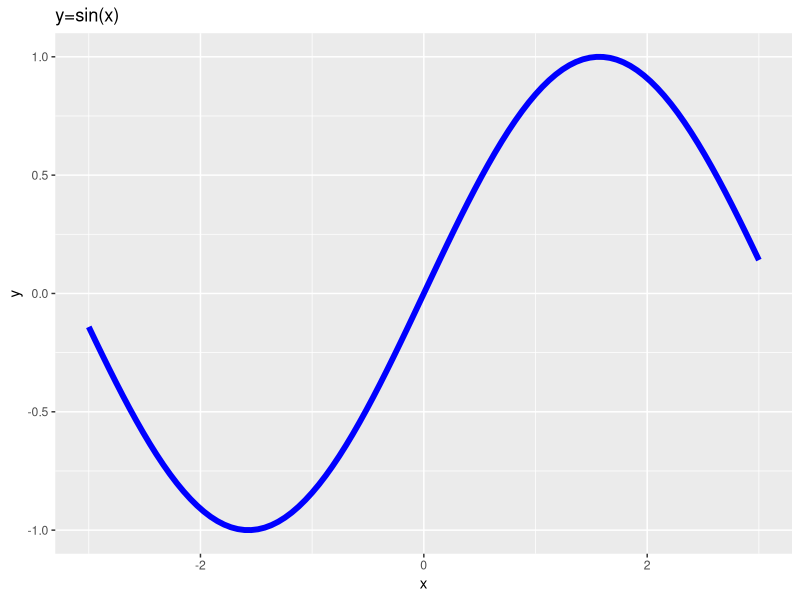
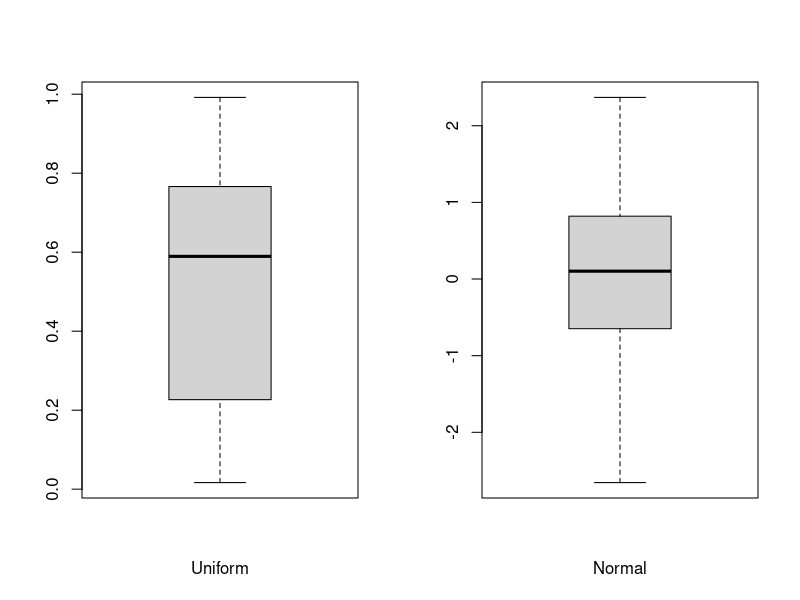
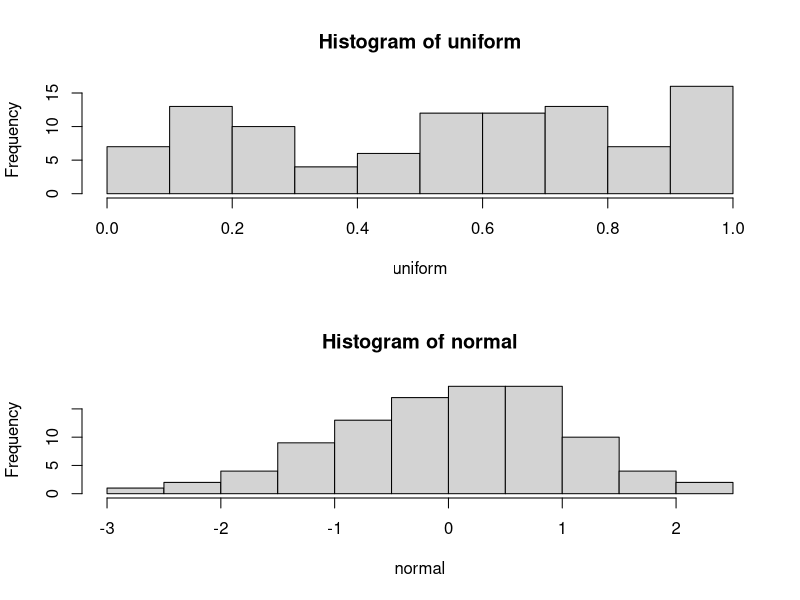

The R script that drew these images, in order:
## Load in the required libraries

library(tidyverse)
library(pracma)


## Solution to exercise 1

# Input: numeric vector of two or more elements
bubble_sort <- function(x) {
  swap_performed <- TRUE
  # Repeat the algorithm until no more swaps are performed
  while (swap_performed) {
    swap_performed <- FALSE
    # Check if any swaps are necessary
    for (i in 1:(length(x) - 1)) {
      if (x[i] > x[i + 1]) {
        # Swap elements that are not in increasing order
        tmp <- x[i]
        x[i] <- x[i + 1]
        x[i + 1] <- tmp
        # Now record that a swap was performed
        # This requests another pass through the while loop
        swap_performed <- TRUE
      }
    }
  }
  # Output: the vector sorted in increasing order
  return(x)
}

x<-c(1,5,3,2,4,6)

bubble_sort(x)

## Solution to exercise 2

fibonacci=function(n){
  fibseq<-c(0,1)
  
  for (i in 3:n){
      fibseq_new<-fibseq[i-1]+fibseq[i-2]
      fibseq[i]<-fibseq_new
  }
  return(fibseq)
  }

fibonacci(10)

## Solution to exercise 3

x<-linspace(-3,3,100)  # Generate the 100 points
y<-sin(x)

df<-as.data.frame(cbind(x,y)) # Combine the vectors into a dataframe for plotting

ggplot(df, aes(x=x,y=y))+geom_line(linewidth=2,col="blue")+
  labs(title = "y=sin(x)")

## Solution to exercise 4

uniform<-runif(100) # Generate 100 uniform random points.
normal<-rnorm(100)  # Generate 100 normal random points.

par(mfcol=c(1,2)) # creates one row with 2 columns

boxplot(uniform,xlab="Uniform")
boxplot(normal,xlab="Normal")

## Solution to extension tasks##normal Solution to extension tasks

par(mfcol=c(2,1)) # creates two rows with one column

hist(uniform)
hist(normal)
